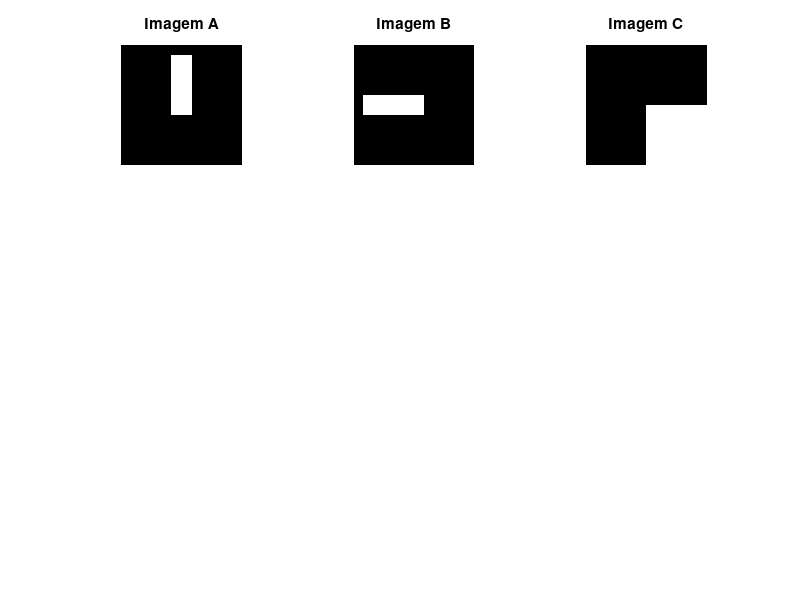
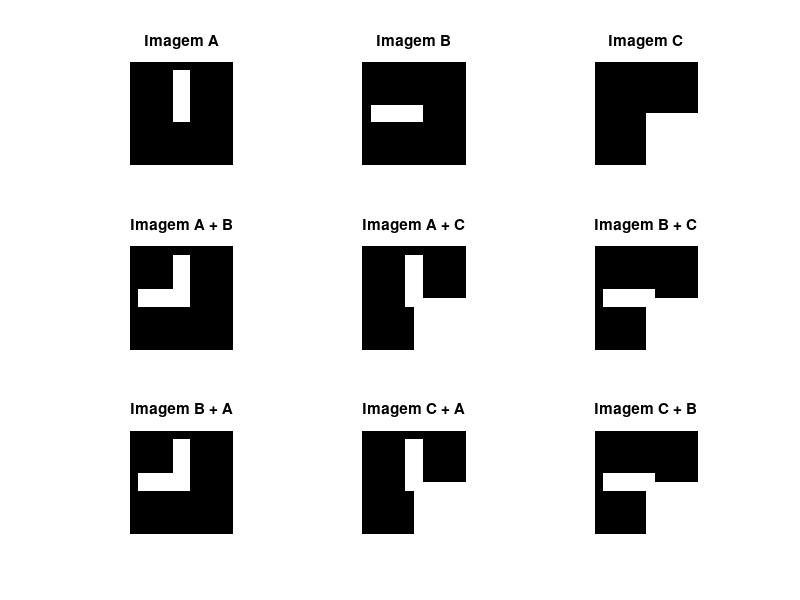
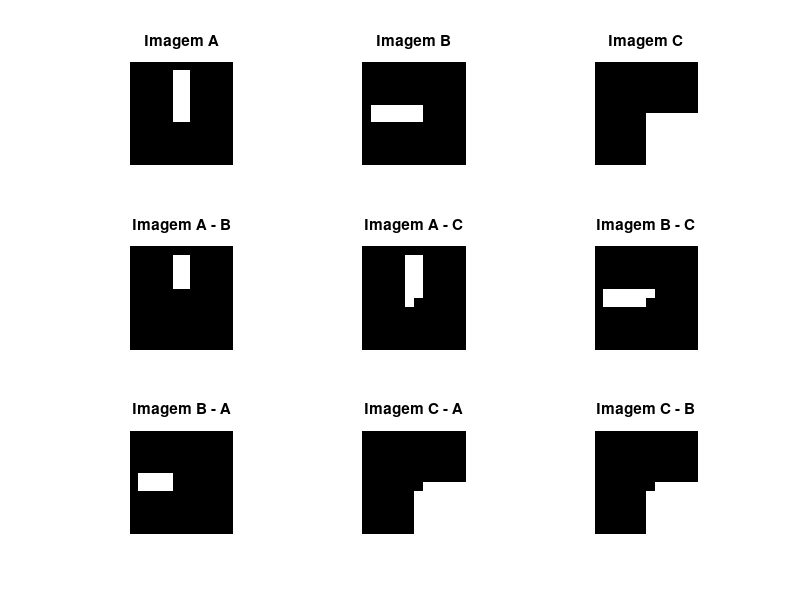
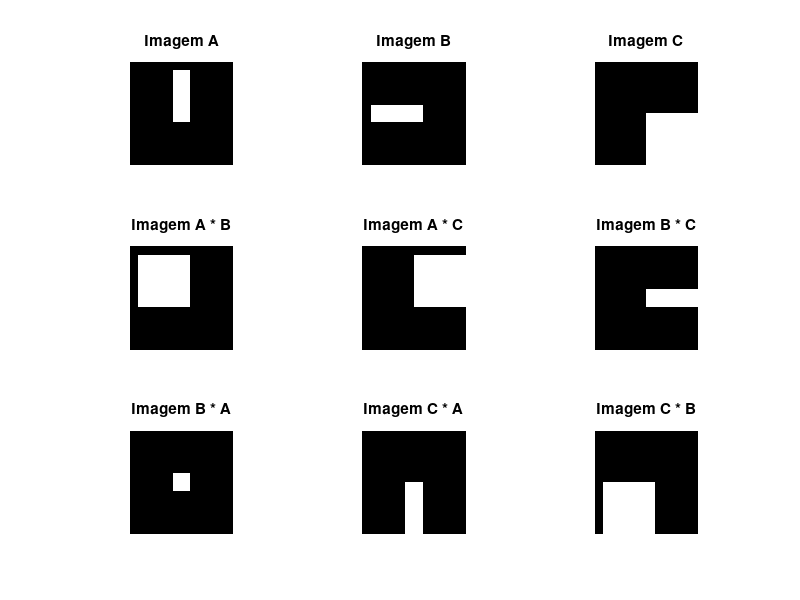

Here is the MATLAB script that generated these plots, in order: (Note: this script raises an error after producing the figures.)
# Kariny Mylena Pereira Abrahão - 212050013

# Exercício 01
A=zeros(300,300);
A(25:175,125:175)=1;

B=zeros(300,300);
B(125:175,25:175)=1;

C=zeros(300,300);
C(150:300,150:300)=1;

# Exercício 02
function plot1(A, B, C)
  figure;
  subplot(3,3,1), imshow(A),
  title('Imagem A')

  subplot(3,3,2), imshow(B),
  title('Imagem B')

  subplot(3,3,3), imshow(C),
  title('Imagem C')
end
plot1(A, B, C)
# Plotando as imagens geradas (A, B, C) na mesma janela;
# Onde, a janela tem 3 linhas, 3 colunas de imagens.

# Exercício 03
#Somas e Visualização
plot1(A, B, C)
AB = A + B;
subplot(3,3,4), imshow(AB),
title('Imagem A + B')

AC = A + C;
subplot(3,3,5), imshow(AC),
title('Imagem A + C')

BC = B + C;
subplot(3,3,6), imshow(BC),
title('Imagem B + C')

#Fatores Trocados
BA = B + A;
subplot(3,3,7), imshow(BA),
title('Imagem B + A')

CA = C + A;
subplot(3,3,8), imshow(CA),
title('Imagem C + A')

CB = C + B;
subplot(3,3,9), imshow(CB),
title('Imagem C + B')

#Resultados: Podemos visualizar que a ordem dos fatores não altera os resultados
# a soma das matrizes atende a propriedade da comutatividade.

# Exercício 04
#Subtrações e Visualização
plot1(A, B, C)
AB = A - B;
subplot(3,3,4), imshow(AB),
title('Imagem A - B')

AC = A - C;
subplot(3,3,5), imshow(AC),
title('Imagem A - C')

BC = B - C;
subplot(3,3,6), imshow(BC),
title('Imagem B - C')

#Fatores Trocados
BA = B - A;
subplot(3,3,7), imshow(BA),
title('Imagem B - A')

CA = C - A;
subplot(3,3,8), imshow(CA),
title('Imagem C - A')

CB = C - B;
subplot(3,3,9), imshow(CB),
title('Imagem C - B')

#Resultados: Podemos visualizar que a ordem dos fatores altera os resultados
# a subtração das matrizes não atende a propriedade da comutatividade.

# Exercício 05
#Multiplicações e Visualização
plot1(A, B, C)
AB = A * B;
subplot(3,3,4), imshow(AB),
title('Imagem A * B')

AC = A * C;
subplot(3,3,5), imshow(AC),
title('Imagem A * C')

BC = B * C;
subplot(3,3,6), imshow(BC),
title('Imagem B * C')

#Fatores Trocados
BA = B * A;
subplot(3,3,7), imshow(BA),
title('Imagem B * A')

CA = C * A;
subplot(3,3,8), imshow(CA),
title('Imagem C * A')

CB = C * B;
subplot(3,3,9), imshow(CB),
title('Imagem C * B')

#Resultados: Podemos visualizar que a ordem dos fatores altera os resultados
# a multiplicação das matrizes não atende a propriedade da comutatividade.

# Exercício 06
#Divisões e Visualização
plot1(A, B, C)
AB = A / B;
subplot(3,3,4), imshow(AB),
title('Imagem A / B')

AC = A / C;
subplot(3,3,5), imshow(AC),
title('Imagem A / C')

BC = B / C;
subplot(3,3,6), imshow(BC),
title('Imagem B / C')

#Fatores Trocados
BA = B / A;
subplot(3,3,7), imshow(BA),
title('Imagem B / A')

CA = C / A;
subplot(3,3,8), imshow(CA),
title('Imagem C / A')

CB = C / B;
subplot(3,3,9), imshow(CB),
title('Imagem C / B')

#Resultados: Podemos visualizar que a ordem dos fatores altera os resultados
# a divisão das matrizes não atende a propriedade da comutatividade.

# Exercício 07
#Abrir e Exibir imagem
img = imread('lenaCor.bmp');
figure,imshow(img);title('Imagem Lena');

#Exibir primeiro canal da imagem(red)
R = img(:,:,1)
figure, imshow(R); title('Vermelha')

#Exibir o tamanho da imagem
size (img)

#Remover 50 pixels de cada lado da imagem
img_crop = img(50:end-50, 50:end-50, :);
figure, imshow(img_crop);
title('Imagem recortada');

#Criar uma imagem em tons de cinza com base na média dos 3 canais e exibir
% Separar os canais
R = img(:,:,1);
G = img(:,:,2);
B = img(:,:,3);

% Converter para double pra evitar problemas de overflow
R = double(R);
G = double(G);
B = double(B);

% Calcular a média
gray = (R + G + B) / 3;

% Converter de volta para uint8
gray = uint8(gray);

% Exibir imagem em tons de cinza
figure, imshow(gray);
title('Imagem em tons de cinza (media dos canais)');
